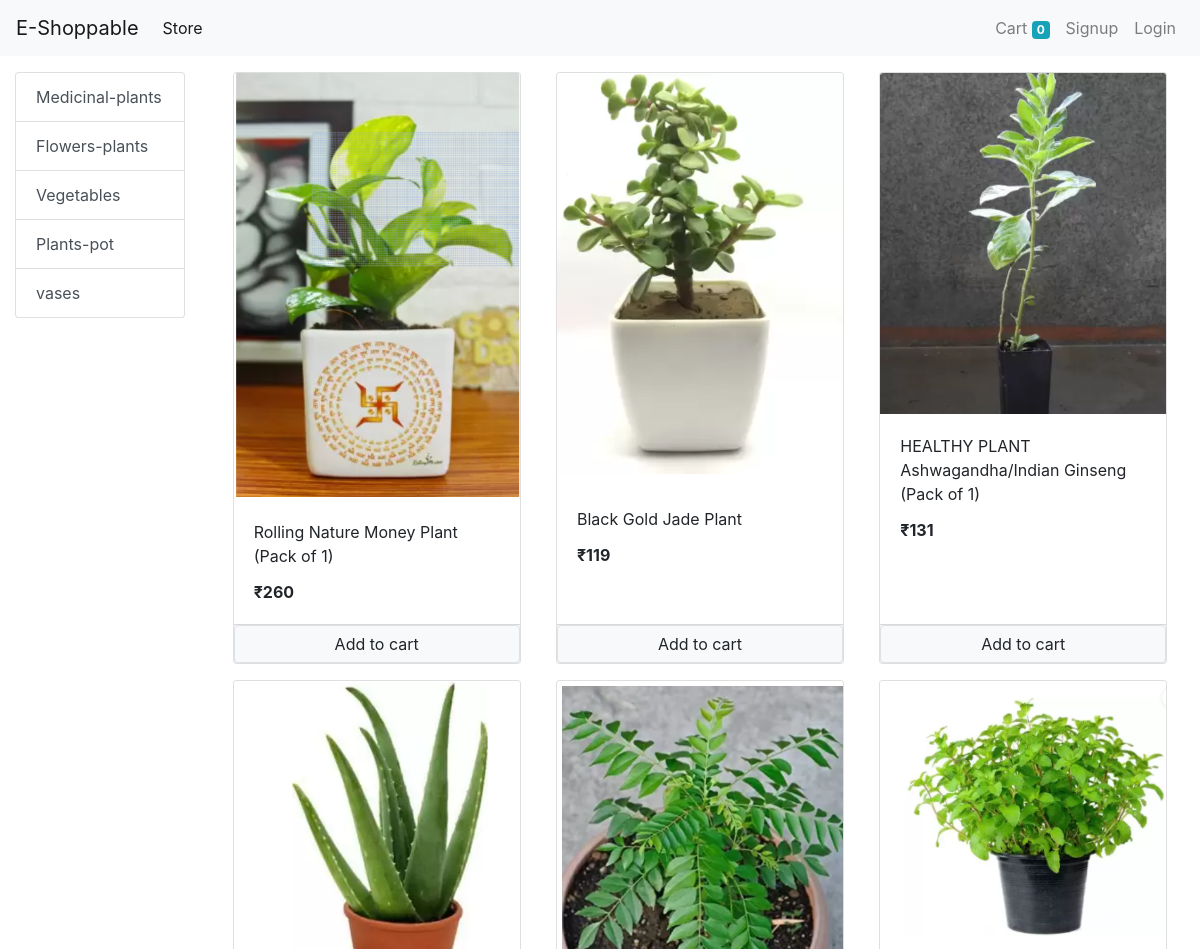
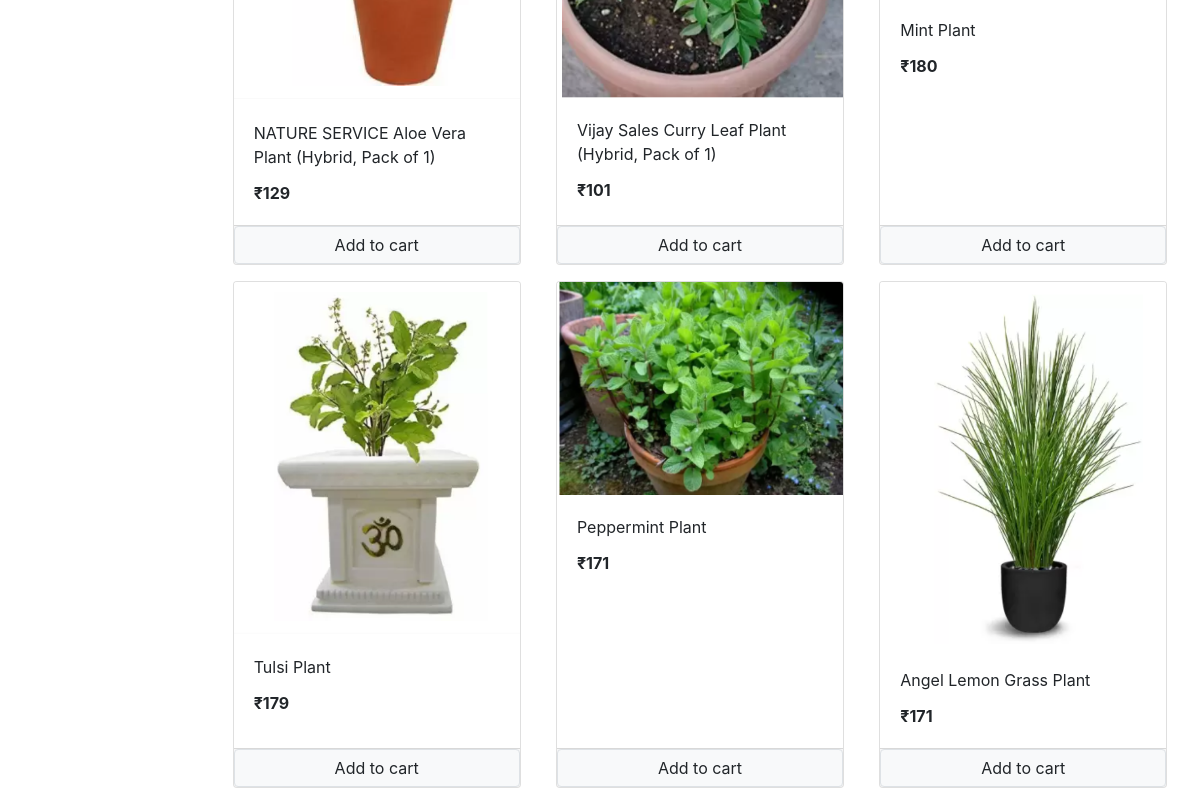
/?category=1, run on the app's committed database (2 pictures, top to bottom).
### store/models/category.py (models this page shows, shortened)
class Category(models.Model):
    name = models.CharField(max_length=30)
    @staticmethod
    def get_all_categories():
        return Category.objects.all()

### store/models/product.py (models this page shows, shortened)
class Product(models.Model):
    name = models.CharField(max_length=60)
    category = models.ForeignKey(Category, on_delete= models.CASCADE, default=1)
    price = models.IntegerField(default=0)
    description = models.CharField(max_length=700 ,default='',null=True,blank=True)
    image = models.ImageField(upload_to='uploads/products/')
    @staticmethod
    def get_all_products_by_categoryid(category_id):
        if category_id:
            return Product.objects.filter(category = category_id);
        else:
            return Product.get_all_products();

### store/views/home.py (the view, shortened to what this page needs)
# urls.py: path('',Index.as_view(), name='homepage'),
class Index(View):
   def get(self, request):
      cart = request.session.get('cart')
      if not cart:
         request.session['cart'] = {}
      products = None
      categories = Category.get_all_categories()
      categoryId = request.GET.get('category')
      if categoryId:
         products = Product.get_all_products_by_categoryid(categoryId)
      else:
         products = Product.get_all_products()
      data = {}
      data['products'] = products
      data['categories'] = categories
      print('you are :', request.session.get('email'))
      return render(request, 'index.html', data)

### store/templatetags/cart.py (called while the page is built)
@register.filter(name='is_in_cart')
def is_in_cart(product , cart):
    keys = cart.keys()
    for id in keys:
        if int(id) == product.id:
            return True
    return False;

### store/templatetags/custom_filter.py (called while the page is built)
@register.filter(name='currency')
def currency(number):
    return "₹"+str(number)

### store/templates/index.html (shortened to what this page needs)
{% extends 'base.html' %}
{% block content %}
{% load cart %}
{% load custom_filter %}
<div class="container-fluid mt-3">
  <div class="row">
    <div class="col-lg-2 mx-auto">
      <div class="list-group">
        {% for category in categories %}
        <a href="/?category={{category.id}}" class="list-group-item list-group-item-action ">{{category.name}}</a>
        {% endfor %}
      </div>
    </div>
    <div id="products" class="col-lg-10 mx-auto">
      <div class="row mx-auto">
        {% for product in products %}
        <div class="card mx-auto mb-3" id="{{product.id}}" style="width: 18rem;">
          <img class="card-img-top" src="{{product.image.url}}" alt="Card image cap">
          <div class="card-body">
            <p class="card-title">{{product.name}}</p>
            <p class="card-text"><b>{{product.price|currency}}</b></p>
          </div>
          <div class="card-footer p-0">
            {% if product|is_in_cart:request.session.cart %}
            <div class="row no-gutters">
              <form action="/#{{product.id}}" method="post" class="col-2">
                {% csrf_token %}
                <input hidden type="text" name="product" value="{{product.id}}">
                <input hidden type="text" name="remove" value="True">
                <input type="submit" value=" - " class="btn btn-block btn-secondary">
              </form>
              <div class="text-center col">{{product|cart_quantity:request.session.cart}}in cart</div>
              <form action="/#{{product.id}}" method="post" class="col-2">
                {% csrf_token %}
                <input hidden type="text" name="product" value="{{product.id}}">
                <input type="submit" value=" + " class="btn btn-block btn-secondary">
              </form>
            </div>
            {% else %}
            <form action="/#{{product.id}}" method="POST" class="btn-block">
              <input type="submit" class="float-right btn btn-light border form-control" value="Add to cart">
            </form>
            {% endif %}
          </div>
        </div>
      {% endfor %}
      </div>
    </div>
  </div>
</div>
{% endblock %}

### data on the page
Category: name "Medicinal-plants"
Category: name "Flowers-plants"
Category: name "Vegetables"
Category: name "Plants-pot"
Category: name "vases"
Product: image (picture), name "Rolling Nature Money Plant (Pack of 1)", price "₹260"
Product: image (picture), name "Black Gold Jade Plant", price "₹119"
Product: image (picture), name "HEALTHY PLANT Ashwagandha/Indian Ginseng (Pack of 1)", price "₹131"
Product: image (picture), name "NATURE SERVICE Aloe Vera Plant (Hybrid, Pack of 1)", price "₹129"
Product: image (picture), name "Vijay Sales Curry Leaf Plant (Hybrid, Pack of 1)", price "₹101"
Product: image (picture), name "Mint Plant", price "₹180"
Product: image (picture), name "Tulsi Plant", price "₹179"
Product: image (picture), name "Peppermint Plant", price "₹171"
Product: image (picture), name "Angel Lemon Grass Plant", price "₹171"

### other printed values
{{ request.session.cart.keys|length }} "0"
